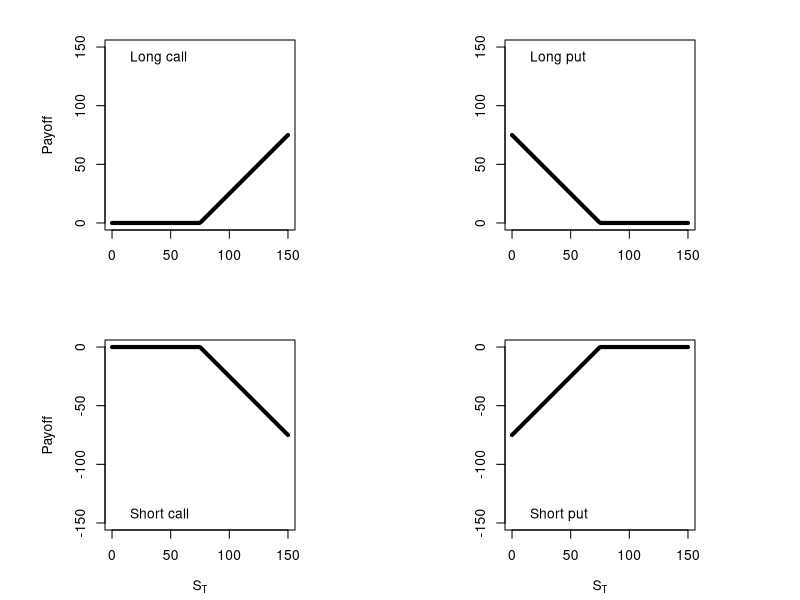
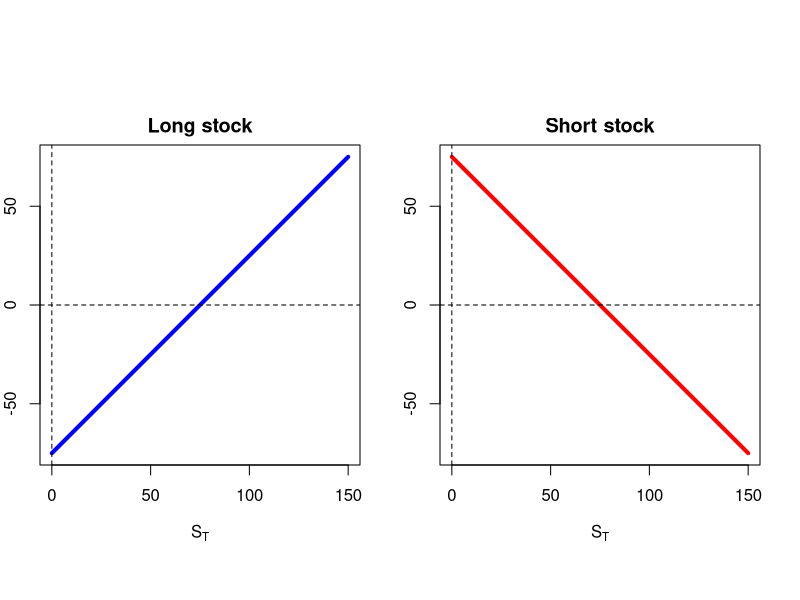
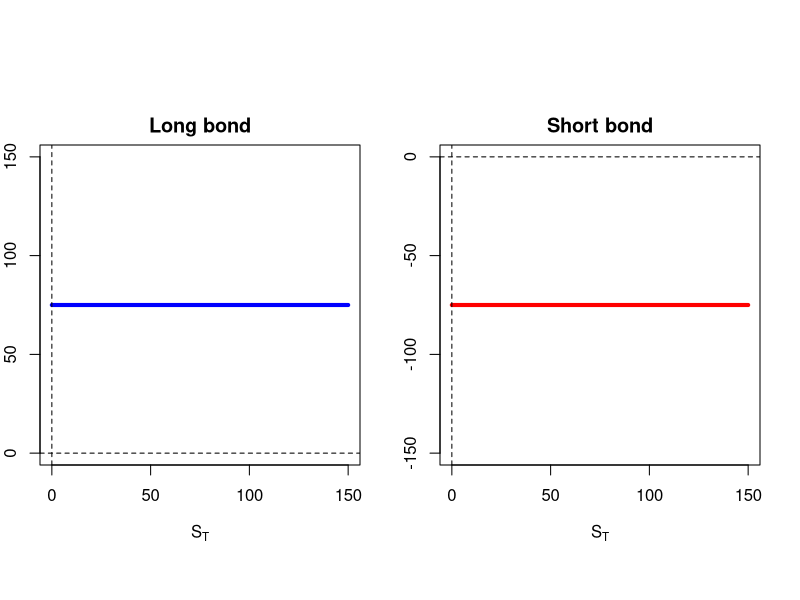
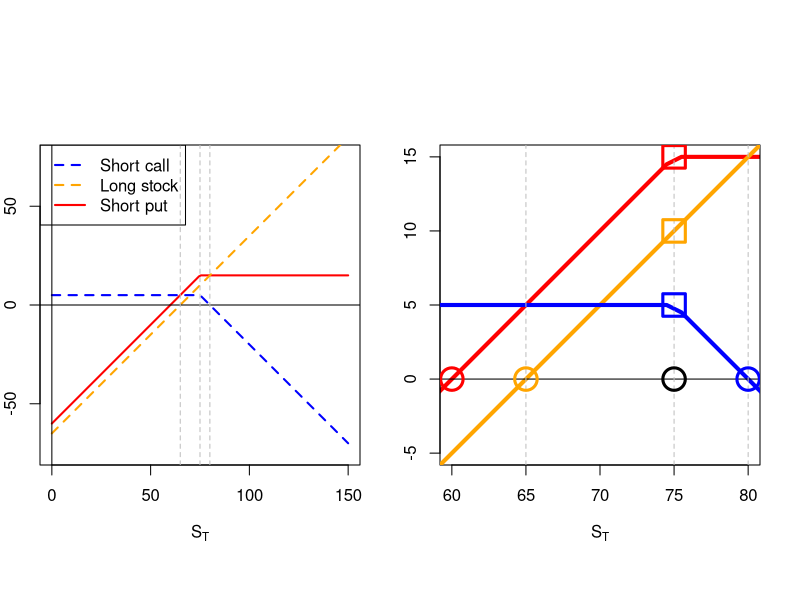
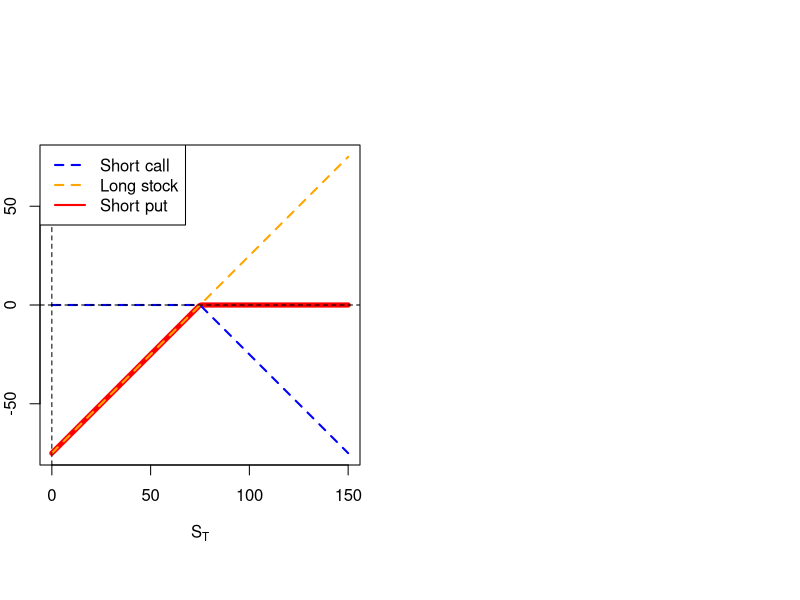

R code for these plots, in order:
## ---- chunk 1
# This removes all items in environment. 
rm(list=ls())
## ---- chunk 2
ST.seq <- seq(from = 0, to = 150, length.out = 150)
K = 75
cl <- pmax(ST.seq - K, 0) # long call payoff.
pl <- pmax(K - ST.seq, 0) # long put payoff.
cs <- pmin(K - ST.seq, 0) # short call payoff.
ps <- pmin(ST.seq - K, 0) # short put payoff.
## ---- chunk 3
#| label: fig-poeop
#| fig-cap: "Payoffs of European option positions."
par(mfrow = c(2, 2), mai = c(0.7, 0.4, 0.4, 0.4))
par(pty = "s")
plot(ST.seq, cl, type = "l", ylim = c(0, 150), lwd = 4,
     ylab = "Payoff", xlab = "")
legend("topleft", legend = c("Long call"),
       bg = "white", bty = "n")
par(pty = "s")
plot(ST.seq, pl, type = "l", ylim = c(0, 150), lwd = 4,
     ylab = "", xlab = "")
legend("topleft", legend = c("Long put"),
       bg = "white", bty = "n")
par(pty = "s")
plot(ST.seq, cs, type = "l", ylim = c(-150, 0), lwd = 4,
     ylab = "Payoff", xlab = expression(paste(S[T])))
legend("bottomleft", legend = c("Short call"),
       bg = "white", bty = "n")
par(pty = "s")
plot(ST.seq, ps, type = "l", ylim = c(-150, 0), lwd = 4,
     ylab = "", xlab = expression(paste(S[T])))
legend("bottomleft", legend = c("Short put"),
       bg = "white", bty = "n")
## ---- chunk 4
#| label: fig-lassp
#| fig-cap: "Long and short stock payoffs."
S0 = 75
par(pty = "s")
par(mfrow = c(1, 2), oma = c(0, 0, 2, 0))
par(pty = "s")
# Long position
plot(ST.seq, ST.seq-S0, type = "l", ylab = "Payoff", main = "Long stock",
     xlab = expression(paste(S[T])), lwd = 4, col = "blue", 
     ylim = c(-75, 75))
abline(h = 0, lty = 2)
abline(v = 0, lty = 2)
par(pty = "s")
# Short position
plot(ST.seq, S0-ST.seq, type = "l", ylab = "", main = "Short stock",
     xlab = expression(paste(S[T])), lwd = 4, col = "red", 
     ylim = c(-75, 75))
abline(h = 0, lty = 2)
abline(v = 0, lty = 2)
## ---- chunk 5
#| label: fig-laszcbp
#| fig-cap: "Long and short zero coupon bond payoffs."
K = 75
par(pty = "s")
par(mfrow = c(1, 2), oma = c(0, 0, 2, 0))
par(pty = "s")
# Long position
plot(ST.seq, rep(K, 150), type = "l", ylab = "Payoff", main = "Long bond",
     xlab = expression(paste(S[T])), lwd = 4, col = "blue", 
     ylim = c(0, 150))
abline(h = 0, lty = 2)
abline(v = 0, lty = 2)
par(pty = "s")
# Short position
plot(ST.seq, rep(-K, 150), type = "l", ylab = "", main = "Short bond",
     xlab = expression(paste(S[T])), lwd = 4, col = "red", 
     ylim = c(-150, 0))
abline(h = 0, lty = 2)
abline(v = 0, lty = 2)
## ---- chunk 6
#| label: fig-hf1pdassp
#| fig-cap: "Hull: Figure 12.1a, profit diagram. A synthetic short put."
S0 = 65
# Here I assume the stock price is currently 65.
Sl <- ST.seq - S0
# I assume the option price is 5.
cs.pr <- pmin(K - ST.seq, 0) + 5
# A short put profit is replicated by taking a short call and a long stock.
ans <- cs.pr + Sl
par(pty = "s")
plot(ST.seq, ans, type = "l", ylim = c(-75, 75), lwd = 2, col = "red",
     xlab = expression(paste(S[T])), 
     ylab = "Profit")
lines(ST.seq, Sl, lty = 2, lwd = 2, col = "orange")
lines(ST.seq, cs.pr, lty = 2, lwd = 2, col = "blue")
abline(v = 0)
abline(h = 0)
abline(v = 65, lty = 2, col = "grey")
abline(v = 75, lty = 2, col = "grey")
abline(v = 80, lty = 2, col = "grey")
legend("topleft", legend = c("Short call", "Long stock", "Short put"),
       col = c("blue", "orange", "red"), lty = c(2, 2, 1), 
       lwd = 2, bg = NULL)
## ---- chunk 7
#| label: fig-hf1pdzassp
#| fig-cap: "Hull: Figure 12.1a, profit diagram (zoom). A synthetic short put."
S0 = 65
c_price = 5
# Here I assume the stock price is currently 65.
Sl <- ST.seq - S0
# I assume the option price is 5.
cs.pr <- pmin(K - ST.seq, 0) + c_price
# A short put profit is replicated by taking a short call and a long stock.
ans <- cs.pr + Sl
par(pty = "s")
plot(ST.seq, ans, type = "l", ylim = c(-5, 15), xlim = c(60, 80),
     lwd = 4, col = "red",
     xlab = expression(paste(S[T])), 
     ylab = "Profit")
lines(ST.seq, Sl, lwd = 4, col = "orange")
lines(ST.seq, cs.pr, lwd = 4, col = "blue")
abline(v = 0)
abline(h = 0)
abline(v = 65, lty = 2, col = "grey")
abline(v = 75, lty = 2, col = "grey")
abline(v = 80, lty = 2, col = "grey")
points(S0 - c_price, 0, cex = 3, col = "red", lwd = 3)
points(K, K - S0 + c_price, cex = 3, col = "red", lwd = 3, pch = 0)
points(K + c_price, 0, cex = 3, col = "blue", lwd = 3)
points(K, c_price, cex = 3, col = "blue", lwd = 3, pch = 0)
points(S0, 0, cex = 3, col = "orange", lwd = 3)
points(K, K - S0, cex = 3, col = "orange", lwd = 3, pch = 0)
points(K, 0, cex = 3, lwd = 3)
## ---- chunk 8
#| label: fig-hf1pd
#| fig-cap: "Hull: Figure 12.1a, payoff diagram."
S0 = K
Sl <- ST.seq - S0
cs.pr <- pmin(K - ST.seq, 0)
# A short put profit is replicated by taking a short call and a long stock.
ans <- cs.pr + Sl
par(pty = "s")
plot(ST.seq, ans, type = "l", ylim = c(-75, 75), lwd = 5, col = "red",
     xlab = expression(paste(S[T])), 
     ylab = "Payoff")
lines(ST.seq, Sl, lty = 2, lwd = 2, col = "orange")
lines(ST.seq, cs.pr, lty = 2, lwd = 2, col = "blue")
abline(v = 0, lty = 2)
abline(h = 0, lty = 2)
legend("topleft", legend = c("Short call", "Long stock", "Short put"),
       col = c("blue", "orange", "red"), lty = c(2, 2, 1), 
       lwd = 2, bg = "white")
